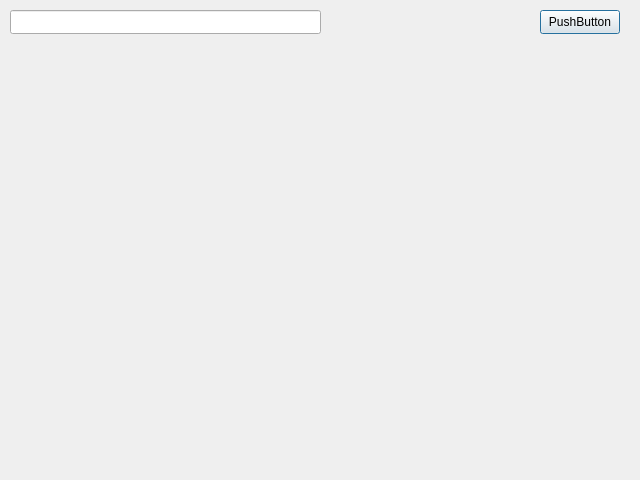
<?xml version="1.0" encoding="UTF-8"?>
<ui version="4.0">
 <class>Graph</class>
 <widget class="QDialog" name="Graph">
  <property name="geometry">
   <rect>
    <x>0</x>
    <y>0</y>
    <width>640</width>
    <height>480</height>
   </rect>
  </property>
  <property name="windowTitle">
   <string>Dialog</string>
  </property>
  <widget class="QWidget" name="verticalLayoutWidget">
   <property name="geometry">
    <rect>
     <x>0</x>
     <y>40</y>
     <width>641</width>
     <height>441</height>
    </rect>
   </property>
   <layout class="QVBoxLayout" name="verticalLayout"/>
  </widget>
  <widget class="QLineEdit" name="lineEdit">
   <property name="geometry">
    <rect>
     <x>10</x>
     <y>10</y>
     <width>311</width>
     <height>24</height>
    </rect>
   </property>
  </widget>
  <widget class="QPushButton" name="pushButton">
   <property name="geometry">
    <rect>
     <x>540</x>
     <y>10</y>
     <width>80</width>
     <height>24</height>
    </rect>
   </property>
   <property name="text">
    <string>PushButton</string>
   </property>
  </widget>
 </widget>
 <resources/>
 <connections/>
</ui>
